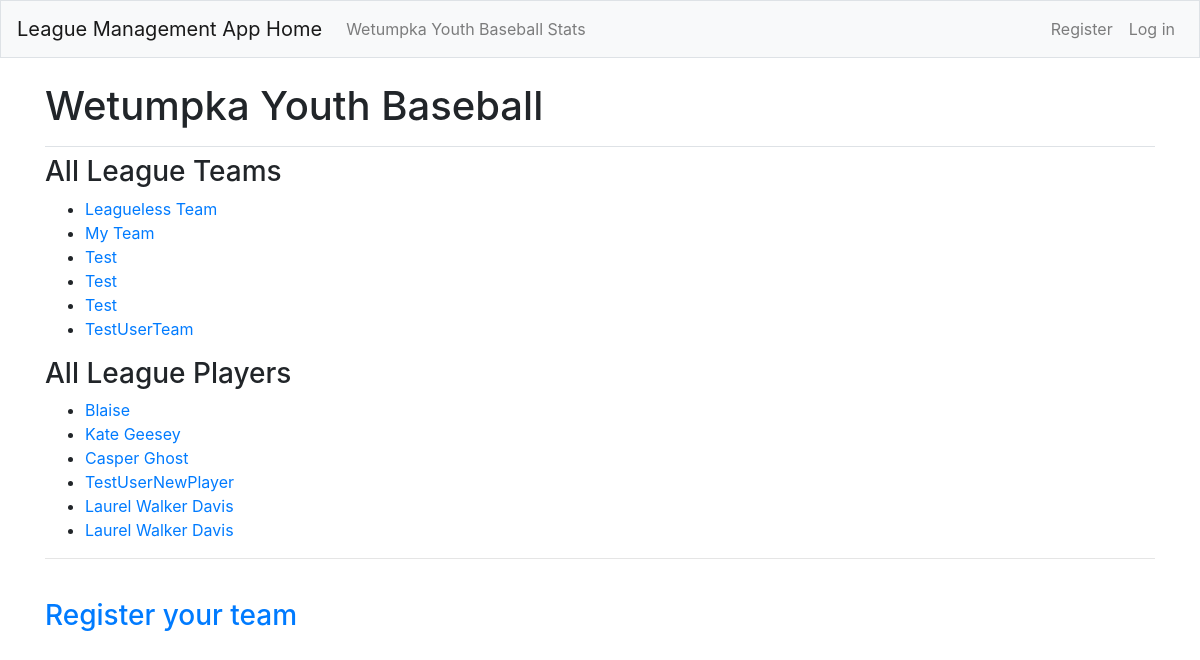
The page /league/ on the database as committed earlier.
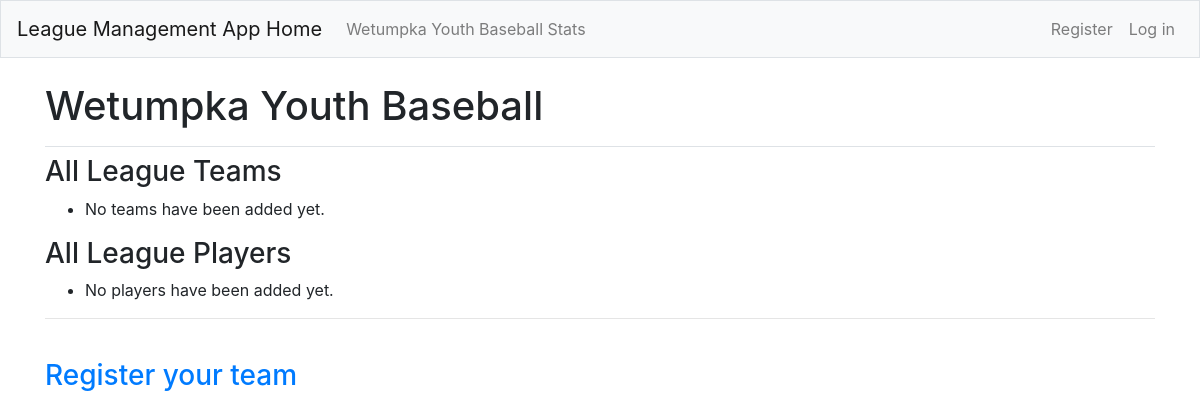
The same page on the database as committed later.
### League_App/models.py (models this page shows, shortened)
class League(models.Model):
    league_name = models.CharField(max_length=200, default="My League")

class Team(models.Model):
    team_name = models.CharField(max_length=200, default="My Team")
    owner = models.ForeignKey(User, on_delete=models.CASCADE)
    league = models.ForeignKey(League, related_name='league', default=None, on_delete=models.CASCADE)
    wins = models.IntegerField(default=0)
    losses = models.IntegerField(default=0)
    games_played = models.IntegerField(default=0)
    class Meta:
        verbose_name_plural = 'teams'

class Player(models.Model):
    last_name = models.CharField(max_length=200, default=None)
    full_name = models.CharField(max_length=200, default=None)
    owner = models.ForeignKey(User, on_delete=models.CASCADE)
    team = models.ForeignKey(Team, related_name='team', default=None, on_delete=models.CASCADE)
    hits = models.IntegerField(default=0)
    singles = models.IntegerField(default=0)
    doubles = models.IntegerField(default=0)
    triples = models.IntegerField(default=0)
    at_bats = models.IntegerField(default=0)
    home_runs = models.IntegerField(default=0)
    putouts = models.IntegerField(default=0)
    assists = models.IntegerField(default=0)
    chances = models.IntegerField(default=0)
    DisplayFields = ['id', 'full_name', 'batting_average', 'fielding_percentage']
    class Meta:
        verbose_name_plural = 'players'

### League_App/views.py (the view)
# urls.py: path('league/', views.league, name='league'),
def league(request):
    league_obj = League.objects.get()
    all_teams_obj = Team.objects.order_by('team_name')
    all_players = Player.objects.order_by('last_name')
    context = {'league': league_obj,
               'all_teams': all_teams_obj,
               'all_players': all_players}
    return render(request, 'League_App/league.html', context)

### League_App/templates/League_App/league.html
{% extends "League_App/base.html" %}
{% block page_header %}
    <h1>{{ league.league_name }}</h1>
{% endblock page_header %}
{% block content %}
    <h3>All League Teams</h3>
    <ul>
        {% for team in all_teams %}
            <li>
                <a href="{% url 'League_App:team' team.id %}">{{ team.team_name }}</a>
            </li>
        {% empty %}
            <li> No teams have been added yet.</li>
        {% endfor %}
    </ul>
    <h3>All League Players</h3>
        <ul>
        {% for player in all_players %}
            <li>
                <a href="{% url 'League_App:player' player.id %}">{{ player.full_name }}</a>
            </li>
        {% empty %}
            <li> No players have been added yet.</li>
        {% endfor %}
    </ul>
    <hr/>
    <br>
    <h3><a href="{% url 'League_App:new_team' league.id%}">Register your team</a></h3>
{%  endblock content %}

### League_App/templates/League_App/base.html (shortened to what this page needs)
{% load bootstrap4 %}
<!doctype html>
<html lang="en">
<head>
    {% bootstrap_css %}
</head>
<body>
    <nav class="navbar navbar-expand-md navbar-light bg-light mb-4 border">
        <a class="navbar-brand" href="{% url 'League_App:index' %}">League Management App Home</a>
        <div class="collapse navbar-collapse" id="navbarCollapse">
            <ul class="navbar-nav mr-auto">
                <li class="nav-item">
                    <a class="nav-link" href="{% url 'League_App:league' %}">
                        {{ league.league_name }} Stats</a></li>
            </ul>
            <ul class="navbar-nav ml-auto">
                {% if user.is_authenticated %}
                    <li class="nav-item">
                        <span class="navbar-text">Hello, {{ user.username }}.</span>
                    </li>
                    <li class="nav-item">
                        <a class="nav-link" href="{% url 'users:logout' %}">Log out</a>
                    </li>
                {% else %}
                    <li class="nav-item">
                        <a class="nav-link" href="{% url 'users:register' %}">Register</a>
                    </li>
                    <li class="nav-item">
                        <a class="nav-link" href="{% url 'users:login' %}">Log in</a></li>
                {% endif %}
            </ul>
        </div>
    </nav>
    <main role="main" class="container">
        <div class="pb-2 mb-2 border-bottom">
            {% block page_header %}{% endblock page_header %}
        </div>
        <div>
            {% block content %}{% endblock content %}
        </div>
    </main>
</body>
</html>

Rows that differ between the two databases and show on the page:
removed Team: team_name "Leagueless Team"
removed Team: team_name "My Team"
removed Team: team_name "Test"
removed Team: team_name "Test"
removed Team: team_name "Test"
removed Team: team_name "TestUserTeam"
removed Player: full_name "Blaise"
removed Player: full_name "Kate Geesey"
removed Player: full_name "Casper Ghost"
removed Player: full_name "TestUserNewPlayer"
removed Player: full_name "Laurel Walker Davis"
removed Player: full_name "Laurel Walker Davis"
Other text that changed with them:
text now shown: "No teams have been added yet. No players have been added yet."
